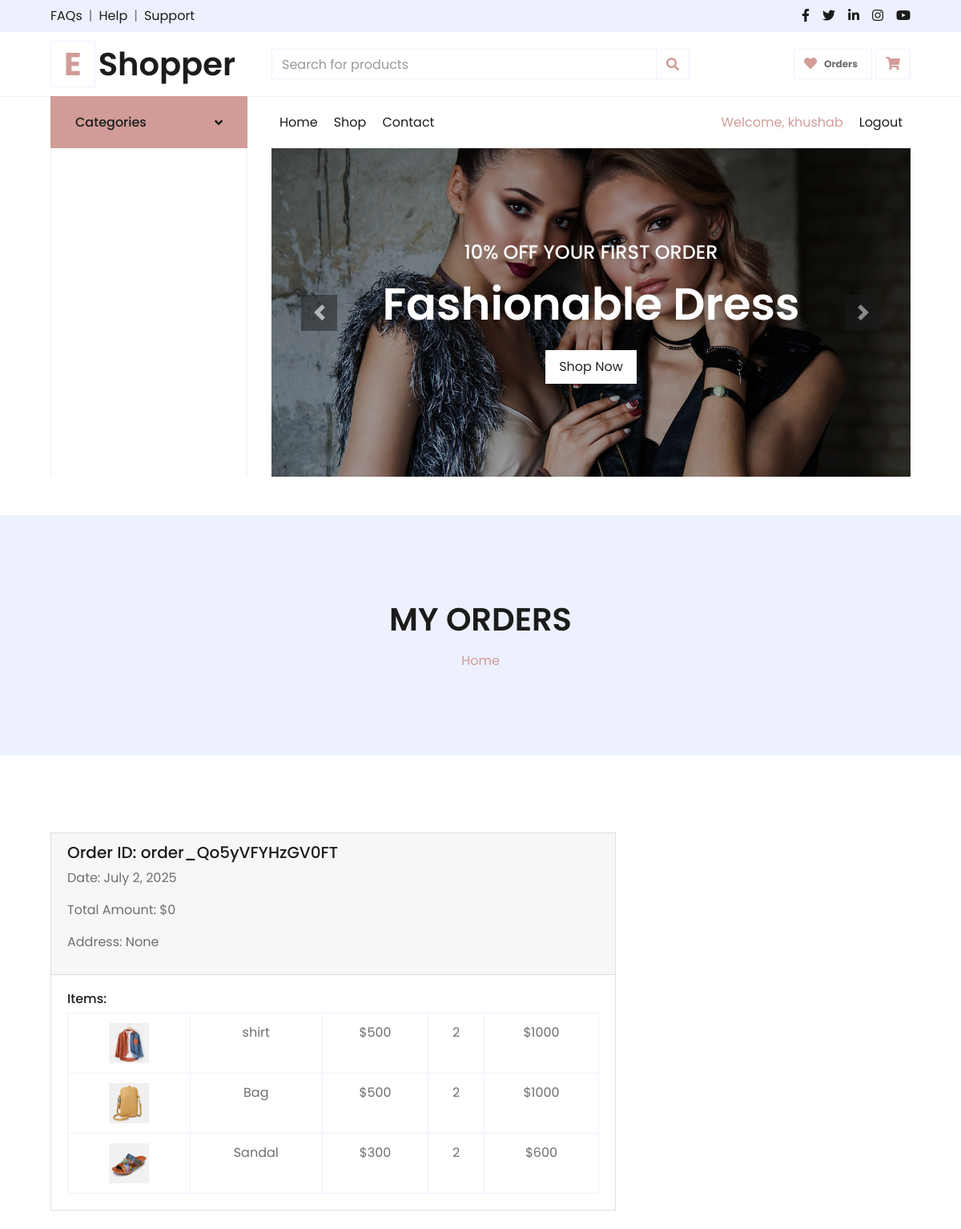
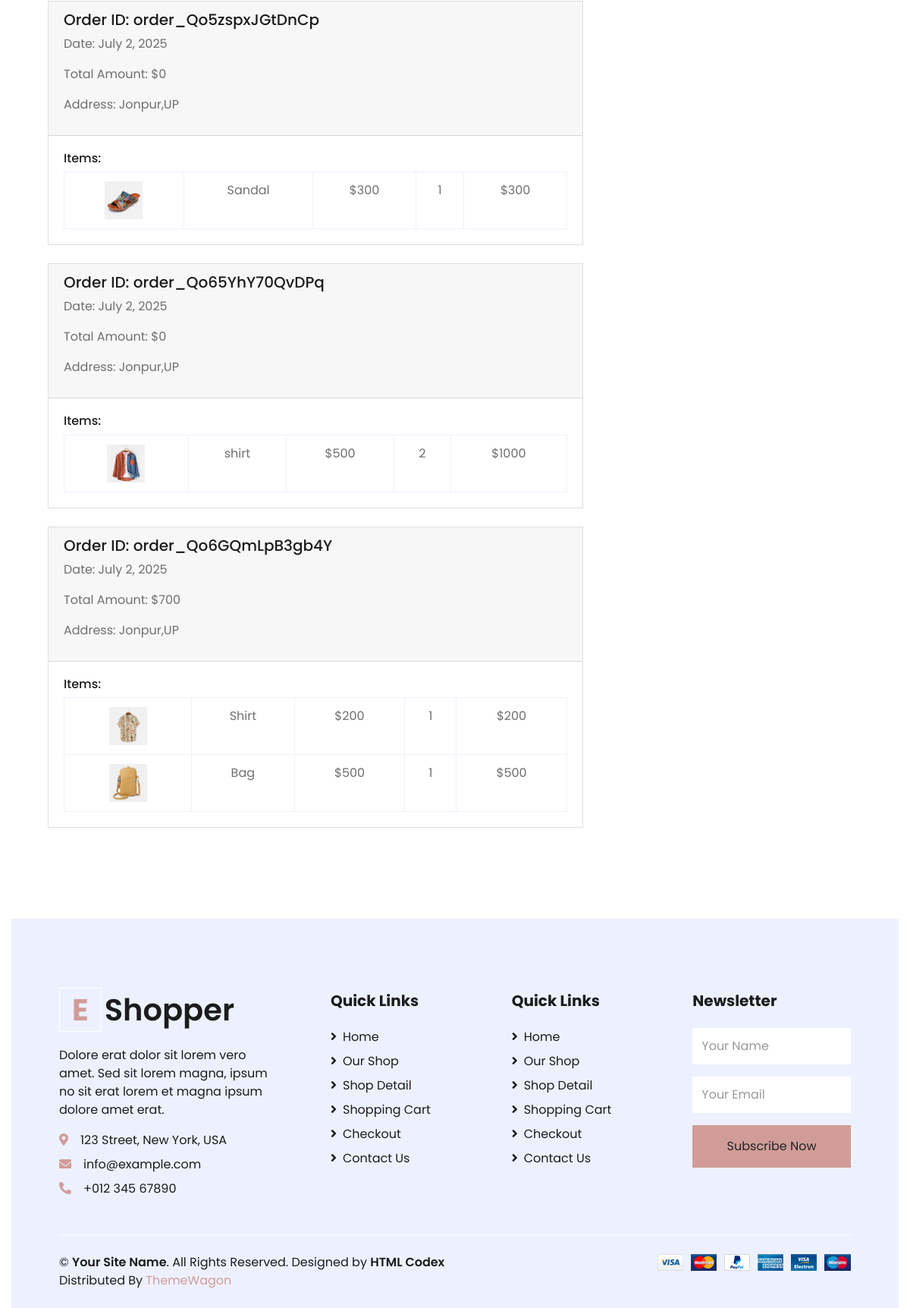
The page /order-success (signed in) on the database its author committed (2 pictures, top to bottom).
### myapp/models.py (models this page shows, shortened)
class UserOrder(models.Model):
    orderid = models.CharField(max_length=20,null=True)
    user = models.ForeignKey(User,on_delete=models.CASCADE)
    date = models.DateField()
    paymenttype = models.CharField(max_length=20)
    pid = models.CharField(max_length=50)
    total = models.IntegerField(default=0)
    address = models.ForeignKey(UserAddress,on_delete=models.CASCADE,default=None,null=True)

class OrderItems(models.Model):
    order = models.ForeignKey(UserOrder,on_delete=models.CASCADE,related_name='items')
    product = models.ForeignKey(Product,on_delete=models.CASCADE)
    price = models.IntegerField()
    qty = models.IntegerField()
    def total_price(self):
        return self.price * self.qty

class Product(models.Model):
    category = models.ForeignKey(Category,on_delete=models.CASCADE)
    productname = models.CharField(max_length=20)
    price = models.IntegerField()
    qty =models.IntegerField()
    description = models.TextField()
    productimage = models.ImageField(upload_to="productImage")

class UserAddress(models.Model):
    user = models.ForeignKey(User,on_delete=models.CASCADE)
    address = models.CharField(max_length=200,default=None)
    def __str__(self):
        return self.address

### myapp/views.py (the view)
# urls.py: path('order-success', order_success, name='order_success'),
def order_success(request):
    user = request.user
    orders = UserOrder.objects.filter(user=user).order_by('-date')  # Get user's orders in reverse chronological order
    return render(request, "orders.html", {'orders': orders})

### myapp/templates/orders.html (shortened to what this page needs)
{%extends 'base.html'%} {%block content%}
<div class="container-fluid bg-secondary mb-5">
  <div
    class="d-flex flex-column align-items-center justify-content-center"
    style="min-height: 300px"
  >
    <h1 class="font-weight-semi-bold text-uppercase mb-3">My ORders</h1>
    <div class="d-inline-flex">
      <p class="m-0"><a href="">Home</a></p>
    </div>
  </div>
</div>
<div class="container-fluid pt-5">
  <div class="row px-xl-5">
    <div class="col-lg-8 table-responsive mb-5">
      {%for order in orders%}
      <div class="card mb-4">
        <div class="card-header">
          <h5>Order ID: {{order.orderid}}</h5>
          <p>Date: {{order.date}}</p>
          <p>Total Amount: ${{order.total}}</p>
          <p>Address: {{order.address}}</p>
        </div>
        <div class="card-body">
          <h6>Items:</h6>
          <table class="table table-bordered text-center mb-0">
            {%for item in order.items.all%}
            <tr>
              <td>
                <img
                  src="media/{{item.product.productimage}}"
                  alt=""
                  style="width: 50px"
                />
              </td>
              <td>{{item.product.productname}}</td>
              <td>${{item.price}}</td>
              <td>{{item.qty}}</td>
              <td>${{item.total_price}}</td>
            </tr>
            {%endfor%}
          </table>
        </div>
      </div>
      {%endfor%}
    </div>
  </div>
  {%endblock%}

### myapp/templates/base.html (shortened to what this page needs)
{% load static %}
<!DOCTYPE html>
<html lang="en">
  <head>
    <link
      href="https://cdnjs.cloudflare.com/ajax/libs/font-awesome/5.10.0/css/all.min.css"
      rel="stylesheet"
    />
    <link
      href="static/lib/owlcarousel/assets/owl.carousel.min.css"
      rel="stylesheet"
    />
    <link href="{% static 'css/style.css' %}" rel="stylesheet" />
  </head>
  <body>
    <div class="container-fluid">
      <div class="row bg-secondary py-2 px-xl-5">
        <div class="col-lg-6 d-none d-lg-block">
          <div class="d-inline-flex align-items-center">
            <a class="text-dark" href="">FAQs</a>
            <span class="text-muted px-2">|</span>
            <a class="text-dark" href="">Help</a>
            <span class="text-muted px-2">|</span>
            <a class="text-dark" href="">Support</a>
          </div>
        </div>
        <div class="col-lg-6 text-center text-lg-right">
          <div class="d-inline-flex align-items-center">
            <a class="text-dark px-2" href="">
              <i class="fab fa-facebook-f"></i>
            </a>
            <a class="text-dark px-2" href="">
              <i class="fab fa-twitter"></i>
            </a>
            <a class="text-dark px-2" href="">
              <i class="fab fa-linkedin-in"></i>
            </a>
            <a class="text-dark px-2" href="">
              <i class="fab fa-instagram"></i>
            </a>
            <a class="text-dark pl-2" href="">
              <i class="fab fa-youtube"></i>
            </a>
          </div>
        </div>
      </div>
      <div class="row align-items-center py-3 px-xl-5">
        <div class="col-lg-3 d-none d-lg-block">
          <a href="" class="text-decoration-none">
            <h1 class="m-0 display-5 font-weight-semi-bold">
              <span class="text-primary font-weight-bold border px-3 mr-1"
                >E</span
              >Shopper
            </h1>
          </a>
        </div>
        <div class="col-lg-6 col-6 text-left">
          <form action="">
            <div class="input-group">
              <input
                type="text"
                class="form-control"
                placeholder="Search for products"
              />
              <div class="input-group-append">
                <span class="input-group-text bg-transparent text-primary">
                  <i class="fa fa-search"></i>
                </span>
              </div>
            </div>
          </form>
        </div>
        <div class="col-lg-3 col-6 text-right">
          <a href="{%url 'order_success'%}" class="btn border">
            <i class="fas fa-heart text-primary"></i>
            <span class="badge">Orders</span>
          </a>
          <a href="{%url 'cart'%}" class="btn border">
            <i class="fas fa-shopping-cart text-primary"></i>
          </a>
        </div>
      </div>
    </div>
    <div class="container-fluid mb-5">
      <div class="row border-top px-xl-5">
        <div class="col-lg-3 d-none d-lg-block">
          <a
            class="btn shadow-none d-flex align-items-center justify-content-between bg-primary text-white w-100"
            data-toggle="collapse"
            href="#navbar-vertical"
            style="height: 65px; margin-top: -1px; padding: 0 30px"
          >
            <h6 class="m-0">Categories</h6>
            <i class="fa fa-angle-down text-dark"></i>
          </a>
          <nav
            class="collapse show navbar navbar-vertical navbar-light align-items-start p-0 border border-top-0 border-bottom-0"
            id="navbar-vertical"
          >
            <div class="navbar-nav w-100 overflow-hidden" style="height: 410px">
            </div>
          </nav>
        </div>
        <div class="col-lg-9">
          <nav
            class="navbar navbar-expand-lg bg-light navbar-light py-3 py-lg-0 px-0"
          >
            <div
              class="collapse navbar-collapse justify-content-between"
              id="navbarCollapse"
            >
              <div class="navbar-nav mr-auto py-0">
                <a
                  href="{%url 'index' %}"
                  class="nav-item nav-link {% if title == 'Home' %}active{% endif %}"
                  >Home</a
                >
                <a
                  href="{%url 'shop' %}"
                  class="nav-item nav-link {% if title == 'Shop' %}active{% endif %}"
                  >Shop</a
                >
                <a
                  href="{%url 'contact' %}"
                  class="nav-item nav-link {% if title == 'Contact Us' %}active{% endif %}"
                  >Contact</a
                >
              </div>
              <div class="navbar-nav ml-auto py-0">
                {% if user.is_authenticated %}
                <span class="nav-item nav-link"
                  ><a href="{%url 'profile'%}"
                    >Welcome, {{ user.username }}</a
                  ></span
                >
                <a href="{%url 'logout'%}" class="nav-item nav-link">Logout</a>
                {% else %}
                <a href="{%url 'login'%}" class="nav-item nav-link">Login</a>
                <a href="{%url 'register'%}" class="nav-item nav-link"
                  >Register</a
                >
                {%endif%}
              </div>
            </div>
          </nav>
          <div id="header-carousel" class="carousel slide" data-ride="carousel">
            <div class="carousel-inner">
              <div class="carousel-item active" style="height: 410px">
                <img
                  class="img-fluid"
                  src="static/img/carousel-1.jpg"
                  alt="Image"
                />
                <div
                  class="carousel-caption d-flex flex-column align-items-center justify-content-center"
                >
                  <div class="p-3" style="max-width: 700px">
                    <h4
                      class="text-light text-uppercase font-weight-medium mb-3"
                    >
                      10% Off Your First Order
                    </h4>
                    <h3 class="display-4 text-white font-weight-semi-bold mb-4">
                      Fashionable Dress
                    </h3>
                    <a href="" class="btn btn-light py-2 px-3">Shop Now</a>
                  </div>
                </div>
              </div>
            </div>
            <a
              class="carousel-control-prev"
              href="#header-carousel"
              data-slide="prev"
            >
              <div class="btn btn-dark" style="width: 45px; height: 45px">
                <span class="carousel-control-prev-icon mb-n2"></span>
              </div>
            </a>
            <a
              class="carousel-control-next"
              href="#header-carousel"
              data-slide="next"
            >
              <div class="btn btn-dark" style="width: 45px; height: 45px">
                <span class="carousel-control-next-icon mb-n2"></span>
              </div>
            </a>
          </div>
        </div>
      </div>
    </div>
    {% block content %} {% endblock %}
    <div class="container-fluid bg-secondary text-dark mt-5 pt-5">
      <div class="row px-xl-5 pt-5">
        <div class="col-lg-4 col-md-12 mb-5 pr-3 pr-xl-5">
          <a href="" class="text-decoration-none">
            <h1 class="mb-4 display-5 font-weight-semi-bold">
              <span
                class="text-primary font-weight-bold border border-white px-3 mr-1"
                >E</span
              >Shopper
            </h1>
          </a>
          <p>
            Dolore erat dolor sit lorem vero amet. Sed sit lorem magna, ipsum no
            sit erat lorem et magna ipsum dolore amet erat.
          </p>
          <p class="mb-2">
            <i class="fa fa-map-marker-alt text-primary mr-3"></i>123 Street,
            New York, USA
          </p>
          <p class="mb-2">
            <i class="fa fa-envelope text-primary mr-3"></i>info@example.com
          </p>
          <p class="mb-0">
            <i class="fa fa-phone-alt text-primary mr-3"></i>+012 345 67890
          </p>
        </div>
        <div class="col-lg-8 col-md-12">
          <div class="row">
            <div class="col-md-4 mb-5">
              <h5 class="font-weight-bold text-dark mb-4">Quick Links</h5>
              <div class="d-flex flex-column justify-content-start">
                <a class="text-dark mb-2" href="index.html"
                  ><i class="fa fa-angle-right mr-2"></i>Home</a
                >
                <a class="text-dark mb-2" href="shop.html"
                  ><i class="fa fa-angle-right mr-2"></i>Our Shop</a
                >
                <a class="text-dark mb-2" href="detail.html"
                  ><i class="fa fa-angle-right mr-2"></i>Shop Detail</a
                >
                <a class="text-dark mb-2" href="cart.html"
                  ><i class="fa fa-angle-right mr-2"></i>Shopping Cart</a
                >
                <a class="text-dark mb-2" href="checkout.html"
                  ><i class="fa fa-angle-right mr-2"></i>Checkout</a
                >
                <a class="text-dark" href="contact.html"
                  ><i class="fa fa-angle-right mr-2"></i>Contact Us</a
                >
              </div>
            </div>
            <div class="col-md-4 mb-5">
              <h5 class="font-weight-bold text-dark mb-4">Quick Links</h5>
              <div class="d-flex flex-column justify-content-start">
                <a class="text-dark mb-2" href="index.html"
                  ><i class="fa fa-angle-right mr-2"></i>Home</a
                >
                <a class="text-dark mb-2" href="shop.html"
                  ><i class="fa fa-angle-right mr-2"></i>Our Shop</a
                >
                <a class="text-dark mb-2" href="detail.html"
                  ><i class="fa fa-angle-right mr-2"></i>Shop Detail</a
                >
                <a class="text-dark mb-2" href="cart.html"
                  ><i class="fa fa-angle-right mr-2"></i>Shopping Cart</a
                >
                <a class="text-dark mb-2" href="checkout.html"
                  ><i class="fa fa-angle-right mr-2"></i>Checkout</a
                >
                <a class="text-dark" href="contact.html"
                  ><i class="fa fa-angle-right mr-2"></i>Contact Us</a
                >
              </div>
            </div>
            <div class="col-md-4 mb-5">
              <h5 class="font-weight-bold text-dark mb-4">Newsletter</h5>
              <form action="">
                <div class="form-group">
                  <input
                    type="text"
                    class="form-control border-0 py-4"
                    placeholder="Your Name"
                    required="required"
                  />
                </div>
                <div class="form-group">
                  <input
                    type="email"
                    class="form-control border-0 py-4"
                    placeholder="Your Email"
                    required="required"
                  />
                </div>
                <div>
                  <button
                    class="btn btn-primary btn-block border-0 py-3"
                    type="submit"
                  >
                    Subscribe Now
                  </button>
                </div>
              </form>
            </div>
          </div>
        </div>
      </div>
      <div class="row border-top border-light mx-xl-5 py-4">
        <div class="col-md-6 px-xl-0">
          <p class="mb-md-0 text-center text-md-left text-dark">
            &copy;
            <a class="text-dark font-weight-semi-bold" href="#"
              >Your Site Name</a
            >. All Rights Reserved. Designed by
            <a
              class="text-dark font-weight-semi-bold"
              href="https://htmlcodex.com"
              >HTML Codex</a
            ><br />
            Distributed By
            <a href="https://themewagon.com" target="_blank">ThemeWagon</a>
          </p>
        </div>
        <div class="col-md-6 px-xl-0 text-center text-md-right">
          <img class="img-fluid" src="static/img/payments.png" alt="" />
        </div>
      </div>
    </div>
  </body>
</html>

### rows shown on the page
UserOrder: orderid "order_Qo5yVFYHzGV0FT", date "July 2, 2025", total "0", address "None"
OrderItems: product.productimage (picture), product.productname "shirt", price "500", qty "2", total_price "1000"
OrderItems: product.productimage (picture), product.productname "Bag", price "500", qty "2", total_price "1000"
OrderItems: product.productimage (picture), product.productname "Sandal", price "300", qty "2", total_price "600"
UserOrder: orderid "order_Qo5zspxJGtDnCp", date "July 2, 2025", total "0", address "Jonpur,UP"
OrderItems: product.productimage (picture), product.productname "Sandal", price "300", qty "1", total_price "300"
UserOrder: orderid "order_Qo65YhY70QvDPq", date "July 2, 2025", total "0", address "Jonpur,UP"
OrderItems: product.productimage (picture), product.productname "shirt", price "500", qty "2", total_price "1000"
UserOrder: orderid "order_Qo6GQmLpB3gb4Y", date "July 2, 2025", total "700", address "Jonpur,UP"
OrderItems: product.productimage (picture), product.productname "Shirt", price "200", qty "1", total_price "200"
OrderItems: product.productimage (picture), product.productname "Bag", price "500", qty "1", total_price "500"

### other values the page prints
{{ user.username }} "khushab"
